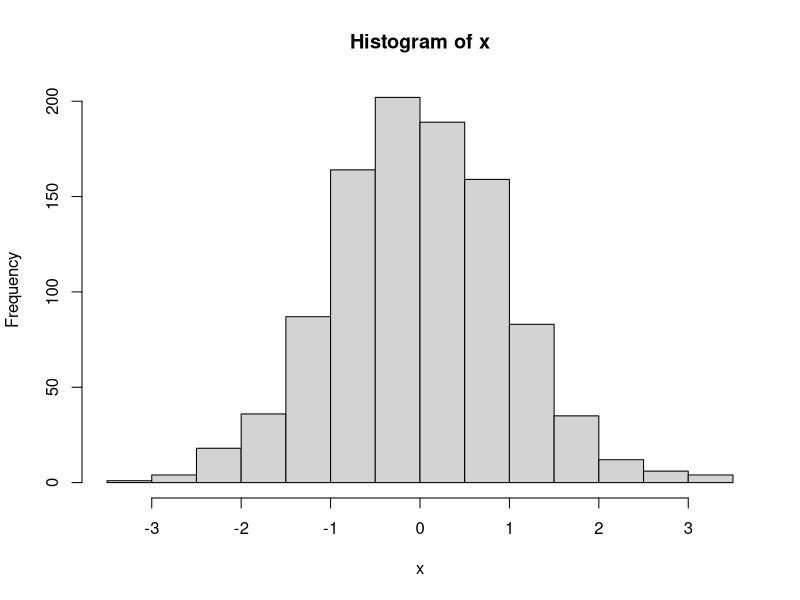

This figure's R source:
## ---- chunk 1
x = rnorm(1000)
hist(x)
